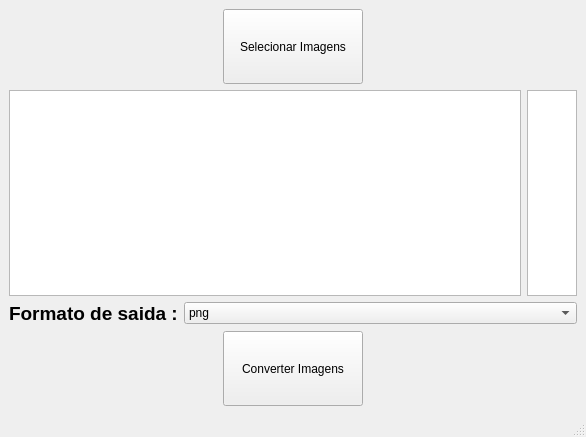
<?xml version="1.0" encoding="UTF-8"?>
<ui version="4.0">
 <class>MainWindow</class>
 <widget class="QMainWindow" name="MainWindow">
  <property name="geometry">
   <rect>
    <x>0</x>
    <y>0</y>
    <width>586</width>
    <height>437</height>
   </rect>
  </property>
  <property name="windowTitle">
   <string>MainWindow</string>
  </property>
  <widget class="QWidget" name="centralwidget">
   <layout class="QVBoxLayout" name="verticalLayout_3">
    <item>
     <layout class="QHBoxLayout" name="horizontalLayout_2">
      <item>
       <widget class="QPushButton" name="select_images_button">
        <property name="minimumSize">
         <size>
          <width>140</width>
          <height>75</height>
         </size>
        </property>
        <property name="maximumSize">
         <size>
          <width>100</width>
          <height>114</height>
         </size>
        </property>
        <property name="cursor">
         <cursorShape>UpArrowCursor</cursorShape>
        </property>
        <property name="text">
         <string>Selecionar Imagens</string>
        </property>
       </widget>
      </item>
     </layout>
    </item>
    <item>
     <layout class="QHBoxLayout" name="horizontalLayout">
      <item>
       <widget class="QListWidget" name="image_name_list"/>
      </item>
      <item>
       <widget class="QListWidget" name="status_list">
        <property name="minimumSize">
         <size>
          <width>50</width>
          <height>0</height>
         </size>
        </property>
        <property name="maximumSize">
         <size>
          <width>0</width>
          <height>16777215</height>
         </size>
        </property>
       </widget>
      </item>
     </layout>
    </item>
    <item>
     <layout class="QVBoxLayout" name="verticalLayout">
      <item>
       <layout class="QVBoxLayout" name="verticalLayout_2">
        <item>
         <layout class="QFormLayout" name="formLayout">
          <item row="0" column="0">
           <widget class="QLabel" name="label">
            <property name="text">
             <string>&lt;html&gt;&lt;head/&gt;&lt;body&gt;&lt;p&gt;&lt;span style=&quot; font-size:14pt; font-weight:600;&quot;&gt;Formato de saida :&lt;/span&gt;&lt;/p&gt;&lt;/body&gt;&lt;/html&gt;</string>
            </property>
           </widget>
          </item>
          <item row="0" column="1">
           <widget class="QComboBox" name="comboBox">
            <item>
             <property name="text">
              <string>png</string>
             </property>
            </item>
            <item>
             <property name="text">
              <string>webp</string>
             </property>
            </item>
            <item>
             <property name="text">
              <string>jpeg</string>
             </property>
            </item>
            <item>
             <property name="text">
              <string>jpg</string>
             </property>
            </item>
            <item>
             <property name="text">
              <string>pdf</string>
             </property>
            </item>
            <item>
             <property name="text">
              <string>gif</string>
             </property>
            </item>
            <item>
             <property name="text">
              <string>bmp</string>
             </property>
            </item>
            <item>
             <property name="text">
              <string>eps</string>
             </property>
            </item>
            <item>
             <property name="text">
              <string>tiff</string>
             </property>
            </item>
           </widget>
          </item>
         </layout>
        </item>
        <item>
         <layout class="QHBoxLayout" name="horizontalLayout_4">
          <item>
           <widget class="QPushButton" name="convert_images_button_2">
            <property name="minimumSize">
             <size>
              <width>140</width>
              <height>75</height>
             </size>
            </property>
            <property name="maximumSize">
             <size>
              <width>100</width>
              <height>114</height>
             </size>
            </property>
            <property name="cursor">
             <cursorShape>UpArrowCursor</cursorShape>
            </property>
            <property name="text">
             <string>Converter Imagens</string>
            </property>
            <property name="shortcut">
             <string>Return</string>
            </property>
           </widget>
          </item>
         </layout>
        </item>
       </layout>
      </item>
     </layout>
    </item>
   </layout>
  </widget>
  <widget class="QMenuBar" name="menubar">
   <property name="geometry">
    <rect>
     <x>0</x>
     <y>0</y>
     <width>586</width>
     <height>20</height>
    </rect>
   </property>
  </widget>
  <widget class="QStatusBar" name="statusbar"/>
 </widget>
 <resources/>
 <connections/>
</ui>
